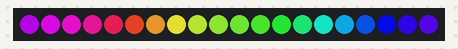
Bench run of a sketch on a simulated Arduino Uno, built with avr-gcc and run on an emulated ATmega328P. On the bench: 20 RGB LEDs in strip order, left to right. Dim RGB values are drawn brighter than linear.

Above: at 10.47 s.
At 14.94 s:
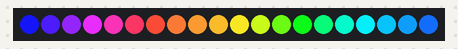
At 16.86 s:
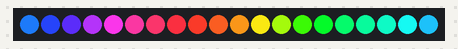
At 19.42 s:
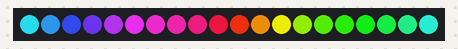
At 31.75 s:
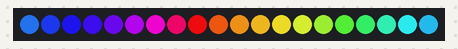
At 37.5 s:
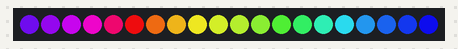

The sketch:

LightTest-Bubbles-Pixels.ino
```cpp
#include "Adafruit_WS2801.h"
#include "SPI.h"
#include <math.h>

// ----- PINS -----
uint8_t dataPin  = 2;
uint8_t clockPin = 3;

// ----- PIXEL COUNT -----
#define NUM_PIXELS 20

Adafruit_WS2801 strip = Adafruit_WS2801(NUM_PIXELS, dataPin, clockPin);

// ---------- Helpers ----------
static inline float s01(float x) {               // sine 0..1
  return 0.5f + 0.5f * sinf(x);
}

static inline uint8_t clamp8(int v) {
  if (v < 0) return 0;
  if (v > 255) return 255;
  return (uint8_t)v;
}

uint32_t Color(byte r, byte g, byte b) {
  uint32_t c = r;
  c <<= 8; c |= g;
  c <<= 8; c |= b;
  return c;
}

// Simple HSV -> RGB (h:0..360, s:0..1, v:0..1)
void hsvToRgb(float h, float s, float v, uint8_t &r, uint8_t &g, uint8_t &b) {
  while (h < 0) h += 360.0f;
  while (h >= 360.0f) h -= 360.0f;

  float c = v * s;
  float x = c * (1.0f - fabsf(fmodf(h / 60.0f, 2.0f) - 1.0f));
  float m = v - c;

  float rp=0, gp=0, bp=0;
  if      (h < 60)  { rp=c; gp=x; bp=0; }
  else if (h < 120) { rp=x; gp=c; bp=0; }
  else if (h < 180) { rp=0; gp=c; bp=x; }
  else if (h < 240) { rp=0; gp=x; bp=c; }
  else if (h < 300) { rp=x; gp=0; bp=c; }
  else              { rp=c; gp=0; bp=x; }

  r = clamp8((int)((rp + m) * 255.0f));
  g = clamp8((int)((gp + m) * 255.0f));
  b = clamp8((int)((bp + m) * 255.0f));
}

// ---------- Behavior tuning ----------
// Overall brightness / breathing
const float BASE_V    = 0.65f;   // brighter base
const float AMP_V     = 0.30f;   // breathing depth
const float BREATH_HZ = 0.08f;   // ~12.5s cycle

// Color movement
const float DRIFT_HZ  = 0.03f;
const float SPACING   = 18.0f;   // hue difference per pixel (degrees)

// Cold palette range (cyan/blue/violet)
const float HUE_COLD_MIN = 165.0f;
const float HUE_COLD_MAX = 285.0f;

// Saturation
const float SAT_BASE = 0.88f;
const float SAT_VAR  = 0.10f;

// Yellow flashes behavior:
// We alternate: 10s with flashes, then 10s without.
const uint32_t FLASH_WINDOW_MS = 10000; // 10 seconds ON
const uint32_t CYCLE_MS        = 20000; // 10s ON + 10s OFF

// Flash pulse speed (NOT super fast strobe):
// 1.2 = about 1.2 flashes per second when in the ON window.
// Increase to 2.0 for more frequent twitches; keep it moderate.
const float YFLASH_HZ = 5.0f;

// Yellow spark palette
const float YELLOW_HUE = 55.0f; // warm yellow-gold
const float YELLOW_SAT = 0.95f;

// How strong the yellow flash overrides the base color
// 0.0 = no yellow, 1.0 = fully yellow during flash peaks
const float YELLOW_MIX_STRENGTH = 0.75f;

void setup() {
  strip.begin();
  strip.show();
}

void loop() {
  uint32_t nowMs = millis();
  float t = nowMs * 0.001f;

  // Breathing brightness (0..1)
  float breath = BASE_V + AMP_V * s01(2.0f * (float)M_PI * BREATH_HZ * t);
  if (breath > 1.0f) breath = 1.0f;

  // Base hue drifting through cold spectrum
  float coldCenter = (HUE_COLD_MIN + HUE_COLD_MAX) * 0.5f;
  float coldSpan   = (HUE_COLD_MAX - HUE_COLD_MIN) * 0.5f;
  float hueBase = coldCenter + coldSpan * sinf(2.0f * (float)M_PI * DRIFT_HZ * t);

  // Determine if we're inside the "10 seconds of yellow flashes" window
  uint32_t phase = nowMs % CYCLE_MS;
  bool yellowWindow = (phase < FLASH_WINDOW_MS);

  // Yellow flash intensity (0..1), only active in yellowWindow
  float yPulse = 0.0f;
  if (yellowWindow) {
    // Make "quick flashes": sharp peaks via power curve
    float s = s01(2.0f * (float)M_PI * YFLASH_HZ * t); // 0..1
    yPulse = powf(s, 10.0f); // sharper peaks (bigger exponent = snappier flash)
  }

  for (int i = 0; i < strip.numPixels(); i++) {
    float local = i * SPACING;

    // Local hue wobble for organic movement
    float hue = hueBase
              + local
              + 12.0f * sinf(2.0f * (float)M_PI * 0.04f * t + i * 0.7f);

    // Saturation variation
    float sat = SAT_BASE + SAT_VAR * sinf(2.0f * (float)M_PI * 0.03f * t + i * 0.33f);
    if (sat < 0.0f) sat = 0.0f;
    if (sat > 1.0f) sat = 1.0f;

    // Base RGB from cold palette
    uint8_t r1, g1, b1;
    hsvToRgb(hue, sat, breath, r1, g1, b1);

    // Yellow flash RGB (same brightness, but yellow hue)
    uint8_t r2, g2, b2;
    hsvToRgb(YELLOW_HUE, YELLOW_SAT, breath, r2, g2, b2);

    // Mix: during flash peaks, blend toward yellow
    float mix = (yellowWindow ? (YELLOW_MIX_STRENGTH * yPulse) : 0.0f);

    int R = (int)((1.0f - mix) * r1 + mix * r2);
    int G = (int)((1.0f - mix) * g1 + mix * g2);
    int B = (int)((1.0f - mix) * b1 + mix * b2);

    strip.setPixelColor(i, Color(clamp8(R), clamp8(G), clamp8(B)));
  }

  strip.show();
  delay(20);
}
```
